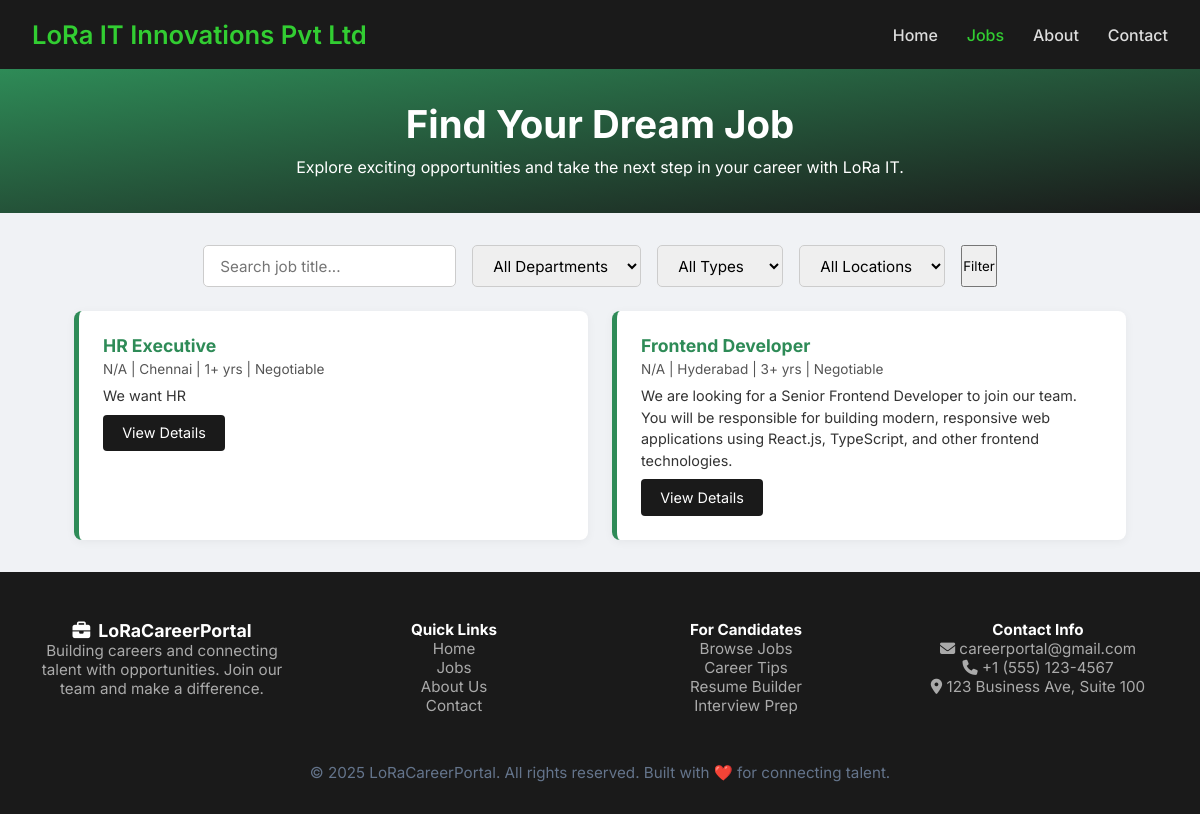
Screenshot of /jobs/ with the database file from the repository.
### app/models.py (models this page shows, shortened)
class JobDetails(models.Model):
    title = models.CharField(max_length=200)
    location = models.CharField(max_length=100)
    experience = models.CharField(max_length=100)
    job_type = models.CharField(max_length=50, default="Full-time")  # Ensure this exists!
    description = models.TextField()
    requirements = models.TextField(blank=True)
    responsibilities = models.TextField(blank=True)
    benefits = models.TextField(blank=True)

### app/views.py (the view)
# urls.py: path('jobs/', views.jobs, name='jobs'),
def jobs(request):
    jobs = Job.objects.all().order_by('-id')  # show latest jobs first
    search_query = request.GET.get('search', '')
    department = request.GET.get('department', '')
    job_type = request.GET.get('type', '')
    location = request.GET.get('location', '')
    if search_query:
        jobs = jobs.filter(title__icontains=search_query)
    if department:
        jobs = jobs.filter(department__iexact=department)
    if job_type:
        jobs = jobs.filter(job_type__iexact=job_type)
    if location:
        jobs = jobs.filter(location__iexact=location)
    context = {
        'jobs': jobs,
        'request': request  # used for filter form retention
    }
    return render(request, 'jobs.html', context)

### templates/jobs.html (shortened to what this page needs)
{% load static %}
<!DOCTYPE html>
<html lang="en">
<head>
  <link rel="stylesheet" href="{% static 'css/jobs.css' %}">
</head>
<body>
  <header>
    <div class="logo">LoRa IT Innovations Pvt Ltd</div>
    <ul class="nav-links">
      <li><a href="{% url 'home' %}">Home</a></li>
      <li><a href="{% url 'jobs' %}" style="color: var(--accent);">Jobs</a></li>
      <li><a href="{% url 'about' %}">About</a></li>
      <li><a href="{% url 'contact' %}">Contact</a></li>
    </ul>
  </header>
  <section class="hero">
    <h1>Find Your Dream Job</h1>
    <p>Explore exciting opportunities and take the next step in your career with LoRa IT.</p>
  </section>
  <form method="get" action="{% url 'jobs' %}" class="filters">
    <input type="text" name="search" placeholder="Search job title..." value="{{ request.GET.search|default_if_none:'' }}">
    <select name="department">
      <option value="">All Departments</option>
    </select>
    <select name="type">
      <option value="">All Types</option>
    </select>
    <select name="location">
      <option value="">All Locations</option>
    </select>
    <button type="submit">Filter</button>
  </form>
  <section class="job-listings">
    {% for job in jobs %}
      <div class="job-card">
        <h3>{{ job.title }}</h3>
        <div class="job-meta">
          {{ job.department|default:"N/A" }} |
          {{ job.location|default:"N/A" }} |
          {{ job.experience|default:"N/A" }} |
          {{ job.salary|default:"Negotiable" }}
        </div>
        <p>{{ job.description|truncatechars:200 }}</p>
        <a href="{% url 'job_detail' job.id %}" class="btn-apply">View Details</a>
      </div>
    {% empty %}
      <p style="text-align:center;">No job openings available right now.</p>
    {% endfor %}
  </section>
  <footer>
    <div class="footer-grid" style="display: grid; grid-template-columns: repeat(auto-fit, minmax(220px, 1fr)); gap: 2rem; max-width: 1200px; margin: auto; padding: 2rem 1rem;">
      <div>
        <h3 style="color:white;"><i class="fas fa-briefcase" style="margin-right: 8px;"></i>LoRaCareerPortal</h3>
        <p>Building careers and connecting talent with opportunities. Join our team and make a difference.</p>
      </div>
      <div>
        <h4 style="color:white;">Quick Links</h4>
        <ul style="list-style: none; padding: 0;">
          <li><a href="{% url 'home' %}" style="color: var(--footer-text); text-decoration: none;">Home</a></li>
          <li><a href="{% url 'jobs' %}" style="color: var(--footer-text); text-decoration: none;">Jobs</a></li>
          <li><a href="{% url 'about' %}" style="color: var(--footer-text); text-decoration: none;">About Us</a></li>
          <li><a href="{% url 'contact' %}" style="color: var(--footer-text); text-decoration: none;">Contact</a></li>
        </ul>
      </div>
      <div>
        <h4 style="color:white;">For Candidates</h4>
        <ul style="list-style: none; padding: 0;">
          <li><a href="#" style="color: var(--footer-text); text-decoration: none;">Browse Jobs</a></li>
          <li><a href="#" style="color: var(--footer-text); text-decoration: none;">Career Tips</a></li>
          <li><a href="#" style="color: var(--footer-text); text-decoration: none;">Resume Builder</a></li>
          <li><a href="#" style="color: var(--footer-text); text-decoration: none;">Interview Prep</a></li>
        </ul>
      </div>
      <div>
        <h4 style="color:white;">Contact Info</h4>
        <ul style="list-style: none; padding: 0;">
          <li><i class="fas fa-envelope"></i> careerportal@gmail.com</li>
          <li><i class="fas fa-phone"></i> +1 (555) 123-4567</li>
          <li><i class="fas fa-map-marker-alt"></i> 123 Business Ave, Suite 100</li>
        </ul>
      </div>
    </div>
    <div class="footer-bottom" style="text-align: center; padding: 1rem; color: #64748b;">
      &copy; 2025 LoRaCareerPortal. All rights reserved. Built with ❤️ for connecting talent.
    </div>
  </footer>
</body>
</html>

### static/css/jobs.css (style rules this page uses)
:root { --bg: #f0f2f5; --text: #333; --card-bg: #fff; --primary: #2e8b57; --accent: #32cd32; --header-bg: #1a1a1a; --footer-text: #aaa; }
* { margin: 0; padding: 0; box-sizing: border-box; font-family: 'Inter', sans-serif; transition: all 0.3s ease; }
body { background-color: var(--bg); color: var(--text); opacity: 0; animation: fadeIn 0.6s ease-in forwards; }
header { background-color: var(--header-bg); padding: 1.2rem 2rem; display: flex; justify-content: space-between; align-items: center; flex-wrap: wrap; }
.logo { font-size: 1.6rem; font-weight: 600; color: var(--accent); }
.nav-links { list-style: none; display: flex; gap: 1.8rem; }
.nav-links li a { color: #ddd; text-decoration: none; font-weight: 500; }
.hero { padding: 2rem 1.5rem; text-align: center; background: linear-gradient(to bottom right, var(--primary), var(--header-bg)); color: white; }
.hero h1 { font-size: 2.4rem; margin-bottom: 0.5rem; }
.hero p { font-size: 1rem; max-width: 650px; margin: 0 auto; line-height: 1.6; }
.filters { max-width: 1100px; margin: 2rem auto 1.5rem; padding: 0 1.5rem; display: flex; flex-wrap: wrap; gap: 1rem; justify-content: center; }
.filters input, .filters select { padding: 0.6rem 1rem; font-size: 0.95rem; border: 1px solid #ccc; border-radius: 5px; }
.job-listings { max-width: 1100px; margin: 1rem auto 2rem; padding: 0 1.5rem; display: grid; grid-template-columns: repeat(auto-fit, minmax(320px, 1fr)); gap: 1.5rem; }
.job-card { background-color: var(--card-bg); border-left: 5px solid var(--primary); border-radius: 8px; padding: 1.5rem; box-shadow: 0 2px 10px rgba(0,0,0,0.05); transition: transform 0.3s ease, box-shadow 0.3s ease; }
.job-card h3 { color: var(--primary); margin-bottom: 0.3rem; font-size: 1.1rem; }
.job-meta { font-size: 0.85rem; color: #555; margin-bottom: 0.5rem; }
.job-card p { font-size: 0.9rem; line-height: 1.5; margin-bottom: 0.5rem; }
.btn-apply { display: inline-block; padding: 0.6rem 1.2rem; background-color: var(--header-bg); color: white; text-decoration: none; font-size: 0.9rem; border-radius: 4px; }
footer { background-color: var(--header-bg); color: var(--footer-text); text-align: center; padding: 1rem; font-size: 0.95rem; }

### rows the page displays
JobDetails: title "HR Executive", department "N/A", location "Chennai", experience "1+ yrs", salary "Negotiable", description "We want HR"
JobDetails: title "Frontend Developer", department "N/A", location "Hyderabad", experience "3+ yrs", salary "Negotiable", description "We are looking for a Senior Frontend Developer to join our team. You will be responsible for building modern, responsive web applications using React.js, TypeScript, and other frontend technologies."
